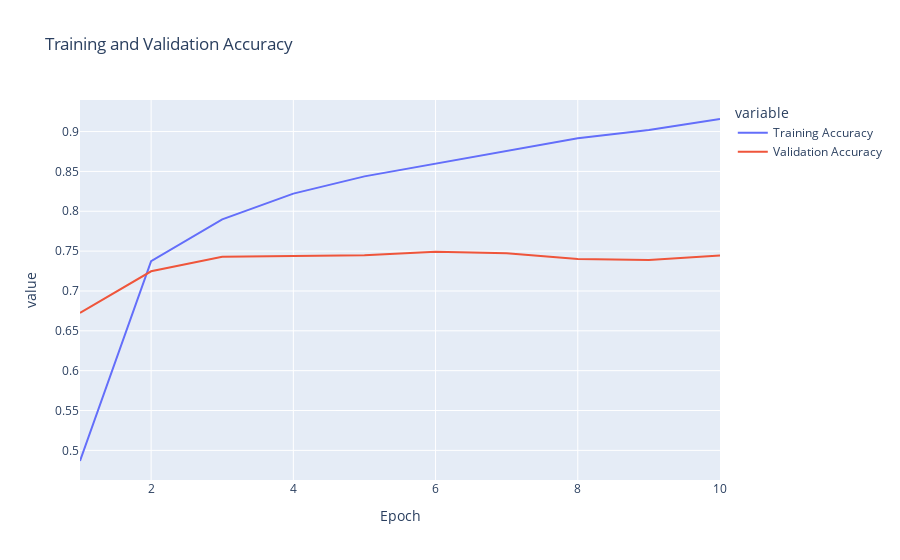
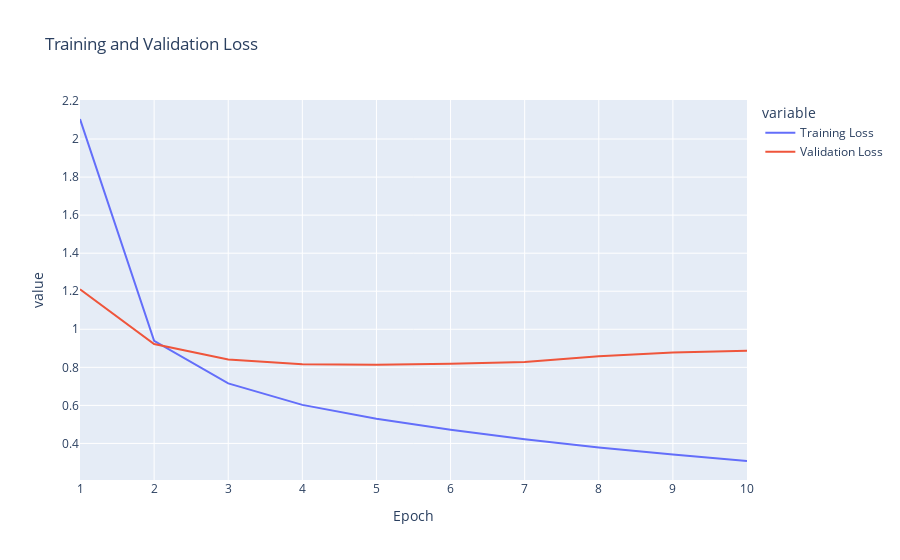

Notebook code cell kept with these figures, in order:
### Markdown cell above
## Visualización del Proceso de Entrenamiento

En el siguiente bloque se prepararán y visualizarán los datos del resultado del entrenamiento. Se crea un DataFrame de pandas `history_df` para organizar los datos del historial de entrenamiento, facilitando la manipulación y visualización de las métricas a lo largo de las épocas. Las columnas son dadas por los valores de precisión y perdida de `history`.

Se generan gráficas utilizando `plotly.express` para visualizar la evolución de la precisión tanto en el conjunto de entrenamiento como en el de validación, el eje X muestra las épocas mientras el eje Y muestra la precisión alcanzada por época, tanto en entrenamiento como en validación.

Se genera de igual forma una gráfica que muestra cómo va evolucionando la pérdida del modelo en cada época tanto para el conjunto de entrenamiento como para el de validación. mostrando en el eje X la época como en el eje Y la pérdida registrada en cada época.

### Code cell
# Preparar los datos para la visualización
history_df = pd.DataFrame({
    'Epoch': list(range(1, len(history.history['accuracy']) + 1)),
    'Training Accuracy': history.history['accuracy'],
    'Validation Accuracy': history.history['val_accuracy'],
    'Training Loss': history.history['loss'],
    'Validation Loss': history.history['val_loss']
})

# Graficar precisión
fig_acc = px.line(history_df, x='Epoch', y=['Training Accuracy', 'Validation Accuracy'], 
                  title="Training and Validation Accuracy")
fig_acc.show()

# Graficar pérdida
fig_loss = px.line(history_df, x='Epoch', y=['Training Loss', 'Validation Loss'], 
                   title="Training and Validation Loss")
fig_loss.show()

### Figure 1 — Plotly figure (JSON) as saved in the notebook; plotly's stock layout.template omitted (floating-point values rounded to 4 significant figures)
{"data": [{"hovertemplate": "variable=Training Accuracy<br>Epoch=%{x}<br>value=%{y}<extra></extra>", "legendgroup": "Training Accuracy", "line": {"color": "#636efa", "dash": "solid"}, "marker": {"symbol": "circle"}, "mode": "lines", "name": "Training Accuracy", "orientation": "v", "showlegend": true, "type": "scatter", "x": [1, 2, 3, 4, 5, 6, 7, 8, 9, 10], "xaxis": "x", "y": [0.4867, 0.7373, 0.7898, 0.8221, 0.8438, 0.8594, 0.8759, 0.8916, 0.9018, 0.9158], "yaxis": "y"}, {"hovertemplate": "variable=Validation Accuracy<br>Epoch=%{x}<br>value=%{y}<extra></extra>", "legendgroup": "Validation Accuracy", "line": {"color": "#EF553B", "dash": "solid"}, "marker": {"symbol": "circle"}, "mode": "lines", "name": "Validation Accuracy", "orientation": "v", "showlegend": true, "type": "scatter", "x": [1, 2, 3, 4, 5, 6, 7, 8, 9, 10], "xaxis": "x", "y": [0.6724, 0.7247, 0.743, 0.744, 0.7448, 0.7493, 0.7472, 0.7401, 0.7387, 0.7446], "yaxis": "y"}], "layout": {"legend": {"title": {"text": "variable"}, "tracegroupgap": 0}, "title": {"text": "Training and Validation Accuracy"}, "xaxis": {"anchor": "y", "domain": [0, 1], "title": {"text": "Epoch"}}, "yaxis": {"anchor": "x", "domain": [0, 1], "title": {"text": "value"}}}}

### Figure 2 — Plotly figure (JSON) as saved in the notebook; plotly's stock layout.template omitted (floating-point values rounded to 4 significant figures)
{"data": [{"hovertemplate": "variable=Training Loss<br>Epoch=%{x}<br>value=%{y}<extra></extra>", "legendgroup": "Training Loss", "line": {"color": "#636efa", "dash": "solid"}, "marker": {"symbol": "circle"}, "mode": "lines", "name": "Training Loss", "orientation": "v", "showlegend": true, "type": "scatter", "x": [1, 2, 3, 4, 5, 6, 7, 8, 9, 10], "xaxis": "x", "y": [2.105, 0.9395, 0.7154, 0.6025, 0.5293, 0.4719, 0.4218, 0.3785, 0.3422, 0.3076], "yaxis": "y"}, {"hovertemplate": "variable=Validation Loss<br>Epoch=%{x}<br>value=%{y}<extra></extra>", "legendgroup": "Validation Loss", "line": {"color": "#EF553B", "dash": "solid"}, "marker": {"symbol": "circle"}, "mode": "lines", "name": "Validation Loss", "orientation": "v", "showlegend": true, "type": "scatter", "x": [1, 2, 3, 4, 5, 6, 7, 8, 9, 10], "xaxis": "x", "y": [1.21, 0.9221, 0.8413, 0.8165, 0.8137, 0.819, 0.8284, 0.858, 0.878, 0.8876], "yaxis": "y"}], "layout": {"legend": {"title": {"text": "variable"}, "tracegroupgap": 0}, "title": {"text": "Training and Validation Loss"}, "xaxis": {"anchor": "y", "domain": [0, 1], "title": {"text": "Epoch"}}, "yaxis": {"anchor": "x", "domain": [0, 1], "title": {"text": "value"}}}}
